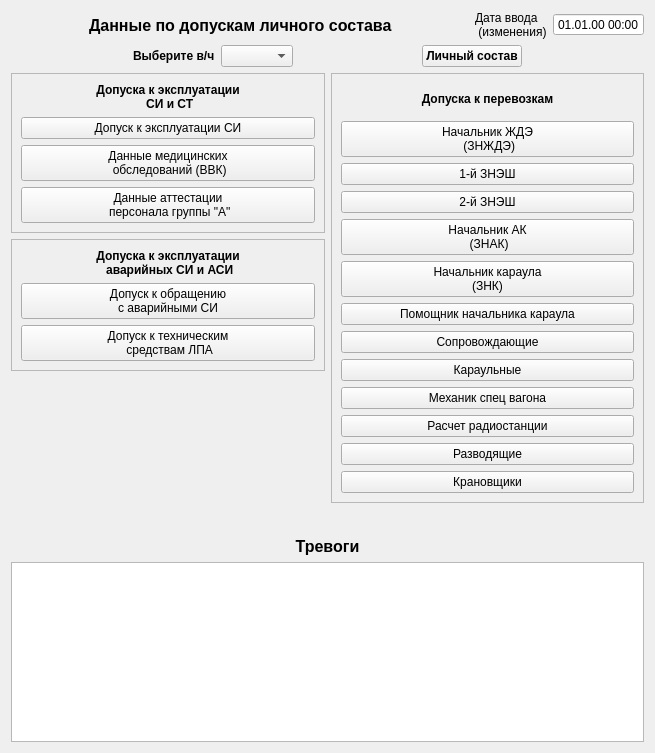
<?xml version="1.0" encoding="UTF-8"?>
<ui version="4.0">
 <class>AdmissionStartForm</class>
 <widget class="QWidget" name="AdmissionStartForm">
  <property name="geometry">
   <rect>
    <x>0</x>
    <y>0</y>
    <width>655</width>
    <height>753</height>
   </rect>
  </property>
  <property name="windowTitle">
   <string>Допуска</string>
  </property>
  <property name="windowIcon">
   <iconset>
    <normaloff>../../../../../../../../../../../root/.designer/images/new.png</normaloff>../../../../../../../../../../../root/.designer/images/new.png</iconset>
  </property>
  <layout class="QVBoxLayout" name="verticalLayout_7">
   <item>
    <layout class="QHBoxLayout" name="horizontalLayout">
     <item>
      <spacer name="horizontalSpacer_3">
       <property name="orientation">
        <enum>Qt::Horizontal</enum>
       </property>
       <property name="sizeHint" stdset="0">
        <size>
         <width>40</width>
         <height>20</height>
        </size>
       </property>
      </spacer>
     </item>
     <item>
      <widget class="QLabel" name="label">
       <property name="font">
        <font>
         <pointsize>12</pointsize>
         <weight>75</weight>
         <bold>true</bold>
        </font>
       </property>
       <property name="text">
        <string>Данные по допускам личного состава</string>
       </property>
      </widget>
     </item>
     <item>
      <spacer name="horizontalSpacer">
       <property name="orientation">
        <enum>Qt::Horizontal</enum>
       </property>
       <property name="sizeHint" stdset="0">
        <size>
         <width>40</width>
         <height>20</height>
        </size>
       </property>
      </spacer>
     </item>
     <item>
      <widget class="QLabel" name="label_2">
       <property name="text">
        <string>Дата ввода
 (изменения)</string>
       </property>
      </widget>
     </item>
     <item>
      <widget class="QDateTimeEdit" name="dtE">
       <property name="focusPolicy">
        <enum>Qt::NoFocus</enum>
       </property>
       <property name="alignment">
        <set>Qt::AlignCenter</set>
       </property>
       <property name="readOnly">
        <bool>true</bool>
       </property>
       <property name="buttonSymbols">
        <enum>QAbstractSpinBox::NoButtons</enum>
       </property>
       <property name="keyboardTracking">
        <bool>false</bool>
       </property>
       <property name="displayFormat">
        <string>dd.MM.yy HH:mm</string>
       </property>
       <property name="calendarPopup">
        <bool>false</bool>
       </property>
      </widget>
     </item>
    </layout>
   </item>
   <item>
    <layout class="QHBoxLayout" name="horizontalLayout_2">
     <item>
      <spacer name="horizontalSpacer_5">
       <property name="orientation">
        <enum>Qt::Horizontal</enum>
       </property>
       <property name="sizeType">
        <enum>QSizePolicy::Expanding</enum>
       </property>
       <property name="sizeHint" stdset="0">
        <size>
         <width>20</width>
         <height>20</height>
        </size>
       </property>
      </spacer>
     </item>
     <item>
      <widget class="QLabel" name="label_3">
       <property name="font">
        <font>
         <weight>75</weight>
         <bold>true</bold>
        </font>
       </property>
       <property name="text">
        <string>Выберите в/ч</string>
       </property>
      </widget>
     </item>
     <item>
      <widget class="QComboBox" name="cbVc"/>
     </item>
     <item>
      <spacer name="horizontalSpacer_4">
       <property name="orientation">
        <enum>Qt::Horizontal</enum>
       </property>
       <property name="sizeType">
        <enum>QSizePolicy::Expanding</enum>
       </property>
       <property name="sizeHint" stdset="0">
        <size>
         <width>20</width>
         <height>20</height>
        </size>
       </property>
      </spacer>
     </item>
     <item>
      <widget class="QPushButton" name="pbPersonal">
       <property name="font">
        <font>
         <weight>75</weight>
         <bold>true</bold>
        </font>
       </property>
       <property name="text">
        <string>Личный состав</string>
       </property>
      </widget>
     </item>
     <item>
      <spacer name="horizontalSpacer_2">
       <property name="orientation">
        <enum>Qt::Horizontal</enum>
       </property>
       <property name="sizeHint" stdset="0">
        <size>
         <width>40</width>
         <height>20</height>
        </size>
       </property>
      </spacer>
     </item>
    </layout>
   </item>
   <item>
    <layout class="QHBoxLayout" name="horizontalLayout_3">
     <property name="sizeConstraint">
      <enum>QLayout::SetDefaultConstraint</enum>
     </property>
     <item>
      <layout class="QVBoxLayout" name="verticalLayout_4">
       <item>
        <widget class="QFrame" name="frame">
         <property name="frameShape">
          <enum>QFrame::StyledPanel</enum>
         </property>
         <property name="frameShadow">
          <enum>QFrame::Raised</enum>
         </property>
         <layout class="QVBoxLayout" name="verticalLayout">
          <item>
           <widget class="QLabel" name="label_4">
            <property name="font">
             <font>
              <weight>75</weight>
              <bold>true</bold>
             </font>
            </property>
            <property name="text">
             <string>Допуска к эксплуатации
 СИ и СТ</string>
            </property>
            <property name="alignment">
             <set>Qt::AlignCenter</set>
            </property>
           </widget>
          </item>
          <item>
           <widget class="QPushButton" name="pbSI">
            <property name="text">
             <string>Допуск к эксплуатации СИ</string>
            </property>
           </widget>
          </item>
          <item>
           <widget class="QPushButton" name="pbMed">
            <property name="text">
             <string>Данные медицинских
 обследований (ВВК)</string>
            </property>
           </widget>
          </item>
          <item>
           <widget class="QPushButton" name="pbAGroup">
            <property name="text">
             <string>Данные аттестации
 персонала группы &quot;А&quot;</string>
            </property>
           </widget>
          </item>
         </layout>
        </widget>
       </item>
       <item>
        <layout class="QVBoxLayout" name="verticalLayout_5">
         <item>
          <widget class="QFrame" name="frame_3">
           <property name="frameShape">
            <enum>QFrame::StyledPanel</enum>
           </property>
           <property name="frameShadow">
            <enum>QFrame::Raised</enum>
           </property>
           <layout class="QVBoxLayout" name="verticalLayout_3">
            <item>
             <widget class="QLabel" name="label_6">
              <property name="font">
               <font>
                <weight>75</weight>
                <bold>true</bold>
               </font>
              </property>
              <property name="text">
               <string>Допуска к эксплуатации
 аварийных СИ и АСИ</string>
              </property>
              <property name="alignment">
               <set>Qt::AlignCenter</set>
              </property>
             </widget>
            </item>
            <item>
             <widget class="QPushButton" name="pbDamagedSI">
              <property name="text">
               <string>Допуск к обращению
с аварийными СИ</string>
              </property>
             </widget>
            </item>
            <item>
             <widget class="QPushButton" name="pbTechLPA">
              <property name="text">
               <string>Допуск к техническим
 средствам ЛПА</string>
              </property>
             </widget>
            </item>
           </layout>
          </widget>
         </item>
         <item>
          <spacer name="verticalSpacer_2">
           <property name="orientation">
            <enum>Qt::Vertical</enum>
           </property>
           <property name="sizeHint" stdset="0">
            <size>
             <width>20</width>
             <height>40</height>
            </size>
           </property>
          </spacer>
         </item>
        </layout>
       </item>
      </layout>
     </item>
     <item>
      <layout class="QVBoxLayout" name="verticalLayout_6">
       <item>
        <widget class="QFrame" name="frame_2">
         <property name="frameShape">
          <enum>QFrame::StyledPanel</enum>
         </property>
         <property name="frameShadow">
          <enum>QFrame::Raised</enum>
         </property>
         <layout class="QVBoxLayout" name="verticalLayout_2">
          <item>
           <widget class="QLabel" name="label_5">
            <property name="minimumSize">
             <size>
              <width>0</width>
              <height>32</height>
             </size>
            </property>
            <property name="maximumSize">
             <size>
              <width>16777215</width>
              <height>16777215</height>
             </size>
            </property>
            <property name="font">
             <font>
              <weight>75</weight>
              <bold>true</bold>
             </font>
            </property>
            <property name="text">
             <string>Допуска к перевозкам</string>
            </property>
            <property name="alignment">
             <set>Qt::AlignCenter</set>
            </property>
           </widget>
          </item>
          <item>
           <widget class="QPushButton" name="pbZDE">
            <property name="text">
             <string>Начальник ЖДЭ
 (ЗНЖДЭ)</string>
            </property>
           </widget>
          </item>
          <item>
           <widget class="QPushButton" name="pb1ZDE">
            <property name="text">
             <string>1-й ЗНЭШ</string>
            </property>
           </widget>
          </item>
          <item>
           <widget class="QPushButton" name="pb2ZDE">
            <property name="text">
             <string>2-й ЗНЭШ</string>
            </property>
           </widget>
          </item>
          <item>
           <widget class="QPushButton" name="pbAK">
            <property name="text">
             <string>Начальник АК
 (ЗНАК)</string>
            </property>
           </widget>
          </item>
          <item>
           <widget class="QPushButton" name="pbZNK">
            <property name="text">
             <string>Начальник караула
(ЗНК)</string>
            </property>
           </widget>
          </item>
          <item>
           <widget class="QPushButton" name="pbPZNK">
            <property name="text">
             <string>Помощник начальника караула</string>
            </property>
           </widget>
          </item>
          <item>
           <widget class="QPushButton" name="pbSopr">
            <property name="text">
             <string>Сопровождающие</string>
            </property>
           </widget>
          </item>
          <item>
           <widget class="QPushButton" name="pbGuard">
            <property name="text">
             <string>Караульные</string>
            </property>
           </widget>
          </item>
          <item>
           <widget class="QPushButton" name="pbMech">
            <property name="text">
             <string>Механик спец вагона</string>
            </property>
           </widget>
          </item>
          <item>
           <widget class="QPushButton" name="pbRadio">
            <property name="text">
             <string>Расчет радиостанции</string>
            </property>
           </widget>
          </item>
          <item>
           <widget class="QPushButton" name="pbRazvod">
            <property name="text">
             <string>Разводящие</string>
            </property>
           </widget>
          </item>
          <item>
           <widget class="QPushButton" name="pbKran">
            <property name="text">
             <string>Крановщики</string>
            </property>
           </widget>
          </item>
         </layout>
        </widget>
       </item>
       <item>
        <spacer name="verticalSpacer_3">
         <property name="orientation">
          <enum>Qt::Vertical</enum>
         </property>
         <property name="sizeHint" stdset="0">
          <size>
           <width>20</width>
           <height>40</height>
          </size>
         </property>
        </spacer>
       </item>
      </layout>
     </item>
    </layout>
   </item>
   <item>
    <widget class="QLabel" name="label_7">
     <property name="font">
      <font>
       <pointsize>12</pointsize>
       <weight>75</weight>
       <bold>true</bold>
      </font>
     </property>
     <property name="text">
      <string>Тревоги</string>
     </property>
     <property name="alignment">
      <set>Qt::AlignCenter</set>
     </property>
    </widget>
   </item>
   <item>
    <widget class="QTableView" name="tv">
     <property name="sizePolicy">
      <sizepolicy hsizetype="Expanding" vsizetype="Expanding">
       <horstretch>0</horstretch>
       <verstretch>0</verstretch>
      </sizepolicy>
     </property>
     <property name="maximumSize">
      <size>
       <width>16777215</width>
       <height>16777215</height>
      </size>
     </property>
    </widget>
   </item>
  </layout>
 </widget>
 <resources/>
 <connections/>
</ui>
